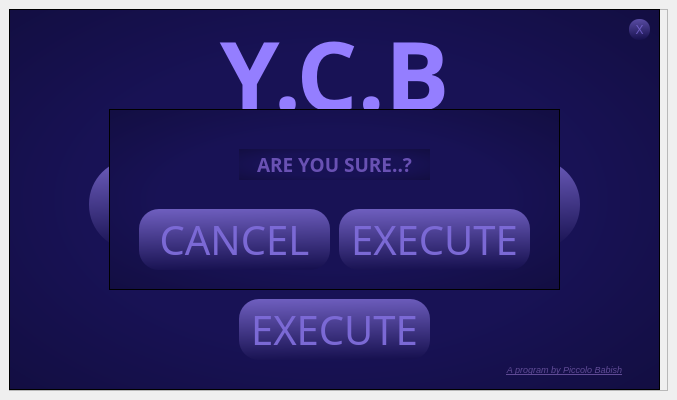
<?xml version="1.0" encoding="UTF-8"?>
<ui version="4.0">
 <class>Window_Menu</class>
 <widget class="QMainWindow" name="Window_Menu">
  <property name="geometry">
   <rect>
    <x>0</x>
    <y>0</y>
    <width>677</width>
    <height>400</height>
   </rect>
  </property>
  <property name="windowTitle">
   <string>MainWindow</string>
  </property>
  <widget class="QWidget" name="centralwidget">
   <layout class="QVBoxLayout" name="verticalLayout">
    <item>
     <widget class="QFrame" name="frame">
      <property name="styleSheet">
       <string notr="true">QFrame {
    color: rgb(220, 220, 220);
	border-radius: 20px;
}

background-color: qradialgradient(spread:pad, cx:0.5, cy:0.5, radius:0.5, fx:0.5, fy:0.5, stop:0 rgba(0, 0, 0, 255), stop:0.19397 rgba(0, 0, 0, 255), stop:0.202312 rgba(122, 97, 0, 255), stop:0.495514 rgba(76, 58, 0, 255), stop:0.504819 rgba(255, 255, 255, 255), stop:0.79 rgba(255, 255, 255, 255), stop:1 rgba(255, 158, 158, 255));</string>
      </property>
      <property name="frameShape">
       <enum>QFrame::StyledPanel</enum>
      </property>
      <property name="frameShadow">
       <enum>QFrame::Raised</enum>
      </property>
      <widget class="QLabel" name="titleLabel">
       <property name="geometry">
        <rect>
         <x>0</x>
         <y>-90</y>
         <width>651</width>
         <height>311</height>
        </rect>
       </property>
       <property name="font">
        <font>
         <family>Agency FB</family>
         <pointsize>72</pointsize>
        </font>
       </property>
       <property name="layoutDirection">
        <enum>Qt::LeftToRight</enum>
       </property>
       <property name="styleSheet">
        <string notr="true">color: rgb(233, 231, 255);
color: rgb(148, 126, 255);</string>
       </property>
       <property name="text">
        <string>&lt;strong&gt;Y.C.B</string>
       </property>
       <property name="textFormat">
        <enum>Qt::AutoText</enum>
       </property>
       <property name="scaledContents">
        <bool>false</bool>
       </property>
       <property name="alignment">
        <set>Qt::AlignCenter</set>
       </property>
      </widget>
      <widget class="QFrame" name="frame_2">
       <property name="geometry">
        <rect>
         <x>0</x>
         <y>0</y>
         <width>651</width>
         <height>381</height>
        </rect>
       </property>
       <property name="styleSheet">
        <string notr="true">background-color: rgb(24, 18, 85);
background-color: qradialgradient(spread:pad, cx:0.495, cy:0.5, radius:1.797, fx:0.494632, fy:0.5, stop:0.21393 rgba(24, 18, 85, 255), stop:1 rgba(0, 0, 0, 255));</string>
       </property>
       <property name="frameShape">
        <enum>QFrame::StyledPanel</enum>
       </property>
       <property name="frameShadow">
        <enum>QFrame::Raised</enum>
       </property>
      </widget>
      <widget class="QPushButton" name="btnManage">
       <property name="geometry">
        <rect>
         <x>230</x>
         <y>140</y>
         <width>191</width>
         <height>61</height>
        </rect>
       </property>
       <property name="font">
        <font>
         <family>Segoe UI Semibold</family>
         <weight>50</weight>
         <bold>false</bold>
        </font>
       </property>
       <property name="styleSheet">
        <string notr="true">QPushButton {
	background-color: qlineargradient(spread:pad, x1:0.448, y1:0, x2:0.507, y2:1, stop:0 rgba(109, 93, 189, 255), stop:1 rgba(23, 17, 80, 255));
	border-radius: 20px;
	color: rgb(123, 105, 213);
}</string>
       </property>
       <property name="text">
        <string>Manage Channels</string>
       </property>
       <property name="flat">
        <bool>false</bool>
       </property>
      </widget>
      <widget class="QPushButton" name="btnGet">
       <property name="geometry">
        <rect>
         <x>230</x>
         <y>210</y>
         <width>191</width>
         <height>61</height>
        </rect>
       </property>
       <property name="font">
        <font>
         <family>Segoe UI Semibold</family>
        </font>
       </property>
       <property name="styleSheet">
        <string notr="true">background-color: qlineargradient(spread:pad, x1:0.448, y1:0, x2:0.507, y2:1, stop:0 rgba(109, 93, 189, 255), stop:1 rgba(23, 17, 80, 255));
border-radius: 20px;
color: rgb(123, 105, 213);</string>
       </property>
       <property name="text">
        <string>Get Video Data</string>
       </property>
      </widget>
      <widget class="QPushButton" name="btnExe">
       <property name="geometry">
        <rect>
         <x>230</x>
         <y>290</y>
         <width>191</width>
         <height>61</height>
        </rect>
       </property>
       <property name="font">
        <font>
         <family>Agency FB</family>
         <pointsize>30</pointsize>
        </font>
       </property>
       <property name="styleSheet">
        <string notr="true">background-color: qlineargradient(spread:pad, x1:0.448, y1:0, x2:0.507, y2:1, stop:0 rgba(109, 93, 189, 255), stop:1 rgba(23, 17, 80, 255));
border-radius: 20px;
color: rgb(123, 105, 213);</string>
       </property>
       <property name="text">
        <string>EXECUTE</string>
       </property>
      </widget>
      <widget class="QPushButton" name="btnStatistics">
       <property name="geometry">
        <rect>
         <x>80</x>
         <y>150</y>
         <width>91</width>
         <height>91</height>
        </rect>
       </property>
       <property name="font">
        <font>
         <family>Segoe UI Semibold</family>
         <weight>50</weight>
         <bold>false</bold>
        </font>
       </property>
       <property name="styleSheet">
        <string notr="true">QPushButton {
	background-color: qlineargradient(spread:pad, x1:0.448, y1:0, x2:0.507, y2:1, stop:0 rgba(109, 93, 189, 255), stop:1 rgba(23, 17, 80, 255));
	border-radius: 45px;
	color: rgb(123, 105, 213);
}</string>
       </property>
       <property name="text">
        <string>Statistics</string>
       </property>
       <property name="flat">
        <bool>false</bool>
       </property>
      </widget>
      <widget class="QPushButton" name="btnSettings">
       <property name="geometry">
        <rect>
         <x>480</x>
         <y>150</y>
         <width>91</width>
         <height>91</height>
        </rect>
       </property>
       <property name="font">
        <font>
         <family>Segoe UI Semibold</family>
         <weight>50</weight>
         <bold>false</bold>
        </font>
       </property>
       <property name="styleSheet">
        <string notr="true">QPushButton {
	background-color: qlineargradient(spread:pad, x1:0.448, y1:0, x2:0.507, y2:1, stop:0 rgba(109, 93, 189, 255), stop:1 rgba(23, 17, 80, 255));
	border-radius: 45px;
	color: rgb(123, 105, 213);
}</string>
       </property>
       <property name="text">
        <string>Settings</string>
       </property>
       <property name="flat">
        <bool>false</bool>
       </property>
      </widget>
      <widget class="QLabel" name="creditLabel">
       <property name="geometry">
        <rect>
         <x>460</x>
         <y>340</y>
         <width>191</width>
         <height>41</height>
        </rect>
       </property>
       <property name="font">
        <font>
         <family>Segoe UI</family>
         <pointsize>7</pointsize>
        </font>
       </property>
       <property name="layoutDirection">
        <enum>Qt::LeftToRight</enum>
       </property>
       <property name="styleSheet">
        <string notr="true">color: rgb(96, 75, 150);</string>
       </property>
       <property name="text">
        <string>&lt;i&gt;&lt;u&gt;A program by Piccolo Babish</string>
       </property>
       <property name="textFormat">
        <enum>Qt::AutoText</enum>
       </property>
       <property name="scaledContents">
        <bool>false</bool>
       </property>
       <property name="alignment">
        <set>Qt::AlignCenter</set>
       </property>
      </widget>
      <widget class="QPushButton" name="btnSecret">
       <property name="geometry">
        <rect>
         <x>480</x>
         <y>350</y>
         <width>151</width>
         <height>20</height>
        </rect>
       </property>
       <property name="styleSheet">
        <string notr="true">color: rgb(96, 75, 150);
border-radius: 2px;
background-color: rgb(0,0,0,0);</string>
       </property>
      </widget>
      <widget class="QPushButton" name="btnQuitProg">
       <property name="geometry">
        <rect>
         <x>620</x>
         <y>10</y>
         <width>21</width>
         <height>21</height>
        </rect>
       </property>
       <property name="styleSheet">
        <string notr="true">QPushButton {
	background-color: qlineargradient(spread:pad, x1:0.448, y1:0, x2:0.507, y2:1, stop:0 rgba(109, 93, 189, 200), stop:1 rgba(23, 17, 80, 200));
	border-radius: 10px;
	color: rgb(123, 105, 213, 200);
}</string>
       </property>
       <property name="text">
        <string>X</string>
       </property>
      </widget>
      <widget class="QFrame" name="frame_3">
       <property name="geometry">
        <rect>
         <x>100</x>
         <y>100</y>
         <width>451</width>
         <height>181</height>
        </rect>
       </property>
       <property name="styleSheet">
        <string notr="true">background-color: rgb(24, 18, 85);
background-color: qradialgradient(spread:pad, cx:0.495, cy:0.5, radius:1.797, fx:0.494632, fy:0.5, stop:0.21393 rgba(24, 18, 85, 255), stop:1 rgba(0, 0, 0, 255));</string>
       </property>
       <property name="frameShape">
        <enum>QFrame::StyledPanel</enum>
       </property>
       <property name="frameShadow">
        <enum>QFrame::Raised</enum>
       </property>
       <widget class="QPushButton" name="btnExeConfirm">
        <property name="geometry">
         <rect>
          <x>230</x>
          <y>100</y>
          <width>191</width>
          <height>61</height>
         </rect>
        </property>
        <property name="font">
         <font>
          <family>Agency FB</family>
          <pointsize>30</pointsize>
         </font>
        </property>
        <property name="styleSheet">
         <string notr="true">background-color: qlineargradient(spread:pad, x1:0.448, y1:0, x2:0.507, y2:1, stop:0 rgba(109, 93, 189, 255), stop:1 rgba(23, 17, 80, 255));
border-radius: 20px;
color: rgb(123, 105, 213);</string>
        </property>
        <property name="text">
         <string>EXECUTE</string>
        </property>
       </widget>
       <widget class="QPushButton" name="btnExeCancel">
        <property name="geometry">
         <rect>
          <x>30</x>
          <y>100</y>
          <width>191</width>
          <height>61</height>
         </rect>
        </property>
        <property name="font">
         <font>
          <family>Agency FB</family>
          <pointsize>30</pointsize>
         </font>
        </property>
        <property name="styleSheet">
         <string notr="true">background-color: qlineargradient(spread:pad, x1:0.448, y1:0, x2:0.507, y2:1, stop:0 rgba(109, 93, 189, 255), stop:1 rgba(23, 17, 80, 255));
border-radius: 20px;
color: rgb(123, 105, 213);</string>
        </property>
        <property name="text">
         <string>CANCEL</string>
        </property>
       </widget>
       <widget class="QLabel" name="loadingLabel">
        <property name="geometry">
         <rect>
          <x>130</x>
          <y>40</y>
          <width>191</width>
          <height>31</height>
         </rect>
        </property>
        <property name="font">
         <font>
          <family>8514oem</family>
          <pointsize>14</pointsize>
         </font>
        </property>
        <property name="layoutDirection">
         <enum>Qt::LeftToRight</enum>
        </property>
        <property name="styleSheet">
         <string notr="true">color: rgb(105, 81, 179);</string>
        </property>
        <property name="text">
         <string>&lt;html&gt;&lt;head/&gt;&lt;body&gt;&lt;p&gt;&lt;span style=&quot; font-weight:544;&quot;&gt;ARE YOU SURE..?&lt;/span&gt;&lt;/p&gt;&lt;/body&gt;&lt;/html&gt;</string>
        </property>
        <property name="textFormat">
         <enum>Qt::AutoText</enum>
        </property>
        <property name="scaledContents">
         <bool>false</bool>
        </property>
        <property name="alignment">
         <set>Qt::AlignCenter</set>
        </property>
       </widget>
      </widget>
      <zorder>frame_2</zorder>
      <zorder>titleLabel</zorder>
      <zorder>btnManage</zorder>
      <zorder>btnGet</zorder>
      <zorder>btnExe</zorder>
      <zorder>btnStatistics</zorder>
      <zorder>btnSettings</zorder>
      <zorder>creditLabel</zorder>
      <zorder>btnSecret</zorder>
      <zorder>btnQuitProg</zorder>
      <zorder>frame_3</zorder>
     </widget>
    </item>
   </layout>
  </widget>
 </widget>
 <resources/>
 <connections/>
</ui>
